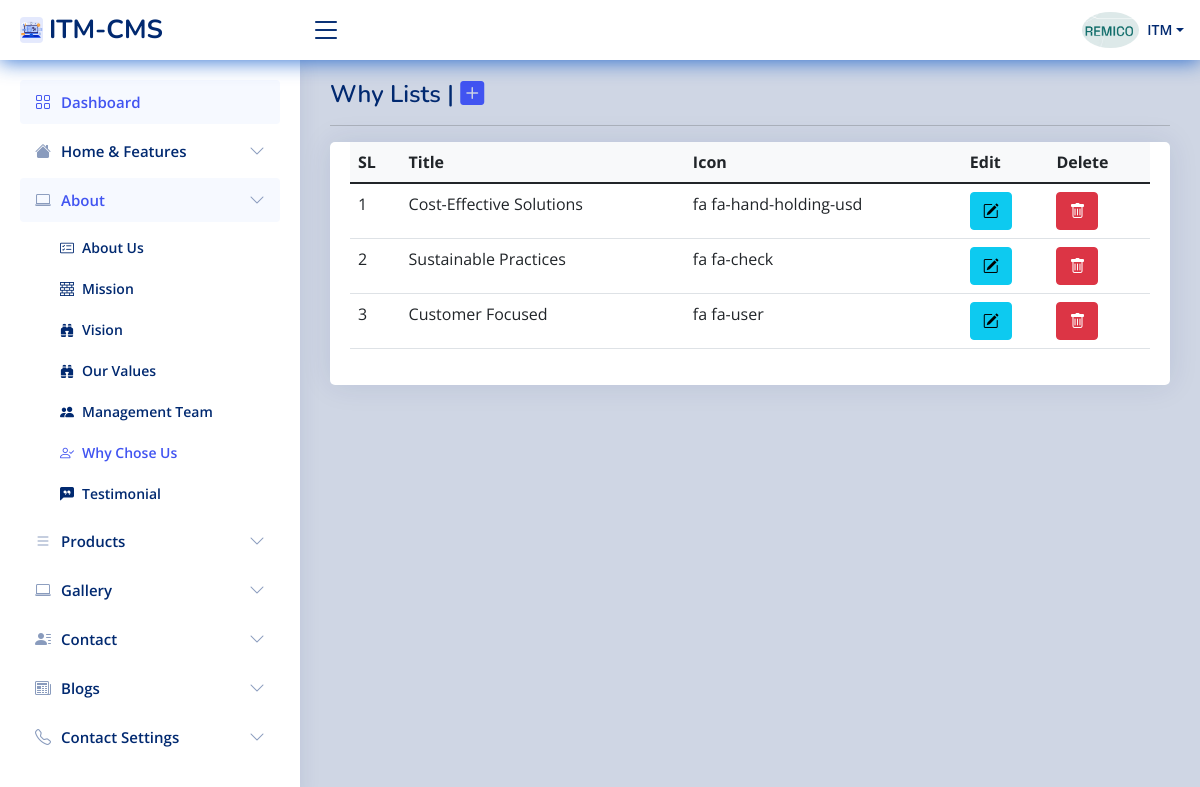
/itm-admin/user/why (signed in), run on the app's committed database.
### tables this page shows
CREATE TABLE `stuff` (
  `userid` int(11) NOT NULL,
  `stuff_name` varchar(50) NOT NULL,
  `position` varchar(500) NOT NULL,
  `contact_info` varchar(50) NOT NULL,
  `business_name` varchar(500) NOT NULL,
  `business_details` varchar(250) NOT NULL,
  `service_charge` varchar(250) NOT NULL,
  `business_phone` varchar(100) NOT NULL,
  `business_email` varchar(250) NOT NULL,
  `biz_web` varchar(200) NOT NULL,
  `business_address` varchar(500) NOT NULL,
  `invoice_welcome` varchar(500) NOT NULL,
  `photo` varchar(150) NOT NULL,
  `sign_img` text NOT NULL,
  `join_date` date NOT NULL,
  `status` int(11) NOT NULL,
  `software_status` int(11) NOT NULL,
  `comments` varchar(500) NOT NULL,
  `division_id` int(11) NOT NULL,
  `district_id` int(11) NOT NULL,
  `upazila_id` int(11) NOT NULL,
  `inv_name` varchar(50) NOT NULL
);

CREATE TABLE `user` (
  `userid` int(11) NOT NULL,
  `full_name` varchar(250) NOT NULL,
  `username` varchar(50) NOT NULL,
  `password` varchar(200) NOT NULL,
  `access_level` int(11) NOT NULL,
  `status` int(11) NOT NULL,
  `expire_date` date NOT NULL
);

CREATE TABLE `why_section` (
  `id` int(11) NOT NULL,
  `user_id` int(11) NOT NULL,
  `title` varchar(255) NOT NULL,
  `sub_title` mediumtext DEFAULT NULL,
  `why_icon` varchar(150) NOT NULL,
  `userPic` varchar(255) DEFAULT NULL,
  `date` date DEFAULT NULL
);

### itm-admin/user/session.php (called while the page is built, shortened)
<?php
include('../includes/conn.php');
$sq = mysqli_query($con, "select * from stuff left join `user` on user.userid=stuff.userid where stuff.userid='" . $_SESSION['id'] . "'");
$srow = mysqli_fetch_array($sq);
$user = $srow['username'];

### itm-admin/user/why.php (the view, shortened to what this page needs)
<!DOCTYPE html>
<html lang="en">
<head>
  <?php require_once 'head_link.php'; ?>
</head>
<body>
  <?php require_once 'header1.php'; ?>
  <?php require_once 'sidebar.php'; ?>
  <main id="main" class="main">
    <div class="pagetitle">
      <h1>Why Lists | <span> <a href="why-add"> <i class="bi bi-plus-square-fill"></i> </a> </span> </h1>
      <hr>
    </div>
    <section class="section">
      <div class="row">
        <div class="col-lg-12">
          <div class="card">
            <div class="card-body">
              <table class="table table-hover datatable">
                <thead class="bg-light">
                  <tr>
                    <th> SL</th>
                    <th>Title</th>
                    <th>Icon</th>
                    <th>Edit</th>
                    <th>Delete</th>
                  </tr>
                </thead>
                <tbody id="tbody">
                  <?php
                  $sl = 0;
                  $eq = mysqli_query($con, "select * from why_section where user_id='" . $_SESSION['id'] . "' ORDER BY id asc");
                  while ($eqrow = mysqli_fetch_array($eq)) {
                  ?>
                    <tr>
                      <td><?php echo  ++$sl; ?></td>
                      <td> <?php echo $eqrow['title']; ?></td>
                      <td><?php echo $eqrow['why_icon']; ?></td>
                      <td>
                        <a class="btn btn-info" href="why-edit?edit_id=<?php echo $eqrow['id']; ?>" title="click for edit" onclick="return confirm('Are You Sure To Edit ?')"><span class="bi bi-pencil-square"></span> </a>
                      </td>
					  <td>
                        <a class="btn btn-danger" href="?delete_id=<?php echo $eqrow['id']; ?>" title="click for delete" onclick="return confirm('Are You Sure To Delete ?')"><span class="bi bi-trash"></span> </a>
                      </td>
                    </tr>
                  <?php
                  }
                  ?>
                </tbody>
              </table>
            </div>
          </div>
        </div>
      </div>
    </section>
  </main>
  <?php require_once 'footer1.php'; ?>

### itm-admin/user/header1.php (shortened to what this page needs)
<?php
  require_once 'session.php';
  include('../scripts2.php');
  ?>
  <header id="header" class="header fixed-top d-flex align-items-center">
    <div class="d-flex align-items-center justify-content-between">
      <a href="home" class="logo d-flex align-items-center">
        <img src="../includes/web.jpg" alt="ITM" class="rounded">
        <span class="d-none d-lg-block">ITM-CMS</span>
      </a>
      <i class="bi bi-list toggle-sidebar-btn"></i>
    </div>
    <nav class="header-nav ms-auto">
      <ul class="d-flex align-items-center">
        <li class="nav-item dropdown pe-3">
          <a class="nav-link nav-profile d-flex align-items-center pe-0" href="#" data-bs-toggle="dropdown">
            <img src="../<?php if ($srow['photo']==""){echo "img/profile.jpg"; } else {echo $srow['photo'];} ?>" alt="Profile" class="rounded-circle">
            <span class="d-none d-md-block dropdown-toggle ps-2"><?php echo $user; ?></span>
          </a>
        </li>
      </ul>
    </nav>
  </header>

### itm-admin/user/assets/css/style.css (style rules this page uses)
:root { scroll-behavior: smooth; }
body { background:#01297030; font-family: "Open Sans", sans-serif; color: #444444; }
a { color: #4154f1; text-decoration: none; }
h1, h2, h3, h4, h5, h6 { font-family: "Nunito", sans-serif; }
#main { margin-top: 60px; padding: 20px 30px; transition: all 0.3s; }
.pagetitle { margin-bottom: 10px; }
.pagetitle h1 { font-size: 24px; margin-bottom: 0; font-weight: 600; color: #012970; }
.card { margin-bottom: 30px; border: none; border-radius: 5px; box-shadow: 0px 0 30px rgba(1, 41, 112, 0.1); }
.card-body { padding: 0 20px 20px 20px; }
.logo { line-height: 1; }
@media (min-width: 1200px) { .logo { width: 280px; } }
.logo img { max-height: 26px; margin-right: 6px; }
.logo span { font-size: 26px; font-weight: 700; color: #012970; font-family: "Nunito", sans-serif; }
.header { transition: all 0.5s; z-index: 997; height: 60px; box-shadow: 0px 2px 20px rgba(1, 41, 112, 0.1); background-color: #fff; padding-left: 20px; }
.header .toggle-sidebar-btn { font-size: 32px; padding-left: 10px; cursor: pointer; color: #012970; }
.header-nav ul { list-style: none; }
.header-nav > ul { margin: 0; padding: 0; }
.header-nav .nav-profile { color: #012970; }
.header-nav .nav-profile img { max-height: 36px; }
.header-nav .nav-profile span { font-size: 14px; font-weight: 600; }
@media (min-width: 1200px) { #main, #footer { margin-left: 300px; } }

### itm-admin/user/header1.php (style rules this page uses)
.header { transition: all 0.5s; z-index: 997; height: 60px; box-shadow: 0px 2px 20px #0a58cac9; background-color: #fff; padding-left: 20px; }

### data on the page
stuff: photo (picture), user.username "ITM"
why_section: title "Cost-Effective Solutions", why_icon "fa fa-hand-holding-usd"
why_section: title "Sustainable Practices", why_icon "fa fa-check"
why_section: title "Customer Focused", why_icon "fa fa-user"
